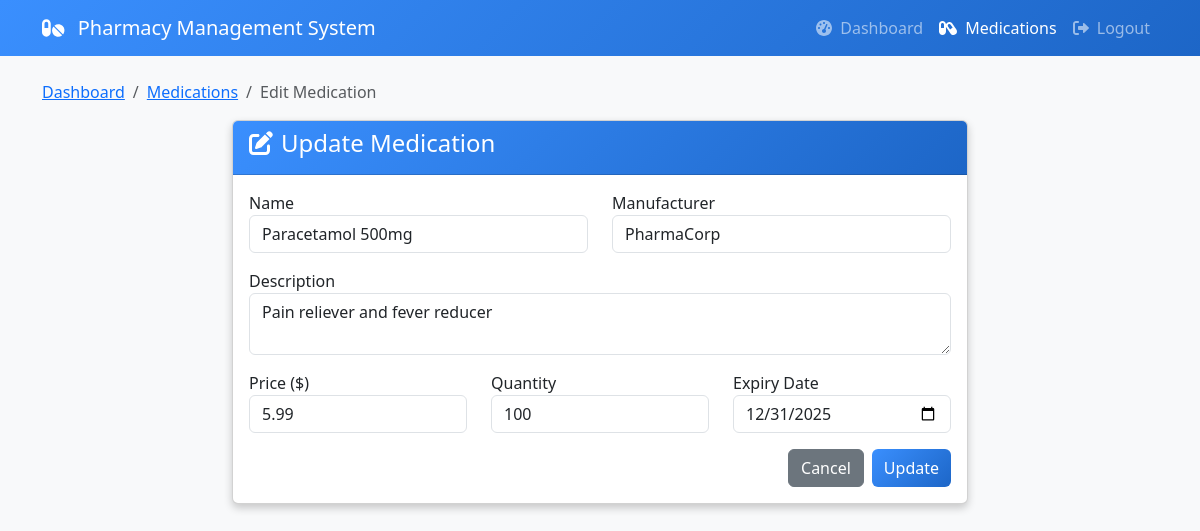
Page /edit_medication.php?id=1 (signed in) on the committed database.
### tables this page shows
CREATE TABLE IF NOT EXISTS medications (
    id INT NOT NULL PRIMARY KEY AUTO_INCREMENT,
    name VARCHAR(100) NOT NULL,
    description TEXT NOT NULL,
    price DECIMAL(10,2) NOT NULL,
    quantity INT NOT NULL,
    manufacturer VARCHAR(100) NOT NULL,
    expiry_date DATE NOT NULL,
    created_at DATETIME DEFAULT CURRENT_TIMESTAMP
);

### edit_medication.php (the view, shortened to what this page needs)
<?php
require_once "config.php";
$name = $description = $price = $quantity = $manufacturer = $expiry_date = "";
$name_err = $description_err = $price_err = $quantity_err = $manufacturer_err = $expiry_date_err = "";
if(isset($_POST["id"]) && !empty($_POST["id"])){
    $id = $_POST["id"];
    $input_name = trim($_POST["name"]);
    if(empty($input_name)){
        $name_err = "Please enter a medication name.";
    } else{
        $name = $input_name;
    }
    $input_description = trim($_POST["description"]);
    if(empty($input_description)){
        $description_err = "Please enter a description.";
    } else{
        $description = $input_description;
    }
    $input_price = trim($_POST["price"]);
    if(empty($input_price)){
        $price_err = "Please enter the price.";
    } elseif(!is_numeric($input_price) || $input_price <= 0){
        $price_err = "Please enter a positive number.";
    } else{
        $price = $input_price;
    }
    $input_quantity = trim($_POST["quantity"]);
    if(empty($input_quantity)){
        $quantity_err = "Please enter the quantity.";
    } elseif(!ctype_digit($input_quantity) || $input_quantity < 0){
        $quantity_err = "Please enter a non-negative integer.";
    } else{
        $quantity = $input_quantity;
    }
    $input_manufacturer = trim($_POST["manufacturer"]);
    if(empty($input_manufacturer)){
        $manufacturer_err = "Please enter the manufacturer.";
    } else{
        $manufacturer = $input_manufacturer;
    }
    $input_expiry_date = trim($_POST["expiry_date"]);
    if(empty($input_expiry_date)){
        $expiry_date_err = "Please enter an expiry date.";
    } else{
        $expiry_date = $input_expiry_date;
    }
    if(empty($name_err) && empty($description_err) && empty($price_err) && empty($quantity_err) && empty($manufacturer_err) && empty($expiry_date_err)){
        $sql = "UPDATE medications SET name=:name, description=:description, price=:price, quantity=:quantity, manufacturer=:manufacturer, expiry_date=:expiry_date WHERE id=:id";
        if($stmt = $pdo->prepare($sql)){
            $stmt->bindParam(":name", $param_name);
            $stmt->bindParam(":description", $param_description);
            $stmt->bindParam(":price", $param_price);
            $stmt->bindParam(":quantity", $param_quantity);
            $stmt->bindParam(":manufacturer", $param_manufacturer);
            $stmt->bindParam(":expiry_date", $param_expiry_date);
            $stmt->bindParam(":id", $param_id);
            $param_name = $name;
            $param_description = $description;
            $param_price = $price;
            $param_quantity = $quantity;
            $param_manufacturer = $manufacturer;
            $param_expiry_date = $expiry_date;
            $param_id = $id;
            if($stmt->execute()){
                header("location: medications.php");
                exit();
            } else{
                echo "Oops! Something went wrong. Please try again later.";
            }
        }
        unset($stmt);
    }
} else{
    if(isset($_GET["id"]) && !empty(trim($_GET["id"]))){
        $sql = "SELECT * FROM medications WHERE id = :id";
        if($stmt = $pdo->prepare($sql)){
            $stmt->bindParam(":id", $param_id);
            if($stmt->execute()){
                if($stmt->rowCount() == 1){
                    $row = $stmt->fetch(PDO::FETCH_ASSOC);
                    $name = $row["name"];
                    $description = $row["description"];
                    $price = $row["price"];
                    $quantity = $row["quantity"];
                    $manufacturer = $row["manufacturer"];
                    $expiry_date = $row["expiry_date"];
                } else{
                    header("location: error.php");
                    exit();
                }
            } else{
                echo "Oops! Something went wrong. Please try again later.";
            }
        }
    } else{
        header("location: error.php");
        exit();
    }
}
?>
<!DOCTYPE html>
<html lang="en">
<head>
    <link rel="stylesheet" href="https://cdnjs.cloudflare.com/ajax/libs/bootstrap/5.3.0/css/bootstrap.min.css">
</head>
<body class="bg-light">
    <nav class="navbar navbar-expand-lg navbar-dark bg-primary">
        <div class="container">
            <a class="navbar-brand" href="#">
                <i class="fas fa-pills me-2"></i>
                Pharmacy Management System
            </a>
            <div class="collapse navbar-collapse" id="navbarNav">
                <ul class="navbar-nav ms-auto">
                    <li class="nav-item">
                        <a class="nav-link" href="dashboard.php">
                            <i class="fas fa-tachometer-alt me-1"></i> Dashboard
                        </a>
                    </li>
                    <li class="nav-item">
                        <a class="nav-link active" href="medications.php">
                            <i class="fas fa-capsules me-1"></i> Medications
                        </a>
                    </li>
                    <li class="nav-item">
                        <a class="nav-link" href="logout.php">
                            <i class="fas fa-sign-out-alt me-1"></i> Logout
                        </a>
                    </li>
                </ul>
            </div>
        </div>
    </nav>
    <div class="container mt-4">
        <nav aria-label="breadcrumb">
            <ol class="breadcrumb">
                <li class="breadcrumb-item"><a href="dashboard.php">Dashboard</a></li>
                <li class="breadcrumb-item"><a href="medications.php">Medications</a></li>
                <li class="breadcrumb-item active" aria-current="page">Edit Medication</li>
            </ol>
        </nav>
        <div class="row justify-content-center">
            <div class="col-md-8">
                <div class="card">
                    <div class="card-header bg-primary text-white">
                        <h4><i class="fas fa-edit me-2"></i>Update Medication</h4>
                    </div>
                    <div class="card-body">
                        <form action="<?php echo htmlspecialchars($_SERVER["PHP_SELF"]); ?>" method="post">
                            <div class="row mb-3">
                                <div class="col-md-6">
                                    <div class="form-group">
                                        <label>Name</label>
                                        <input type="text" name="name" class="form-control <?php echo (!empty($name_err)) ? 'is-invalid' : ''; ?>" value="<?php echo $name; ?>">
                                    </div>
                                </div>
                                <div class="col-md-6">
                                    <div class="form-group">
                                        <label>Manufacturer</label>
                                        <input type="text" name="manufacturer" class="form-control <?php echo (!empty($manufacturer_err)) ? 'is-invalid' : ''; ?>" value="<?php echo $manufacturer; ?>">
                                    </div>
                                </div>
                            </div>
                            <div class="form-group mb-3">
                                <label>Description</label>
                                <textarea name="description" class="form-control <?php echo (!empty($description_err)) ? 'is-invalid' : ''; ?>"><?php echo $description; ?></textarea>
                            </div>
                            <div class="row mb-3">
                                <div class="col-md-4">
                                    <div class="form-group">
                                        <label>Price ($)</label>
                                        <input type="text" name="price" class="form-control <?php echo (!empty($price_err)) ? 'is-invalid' : ''; ?>" value="<?php echo $price; ?>">
                                    </div>
                                </div>
                                <div class="col-md-4">
                                    <div class="form-group">
                                        <label>Quantity</label>
                                        <input type="text" name="quantity" class="form-control <?php echo (!empty($quantity_err)) ? 'is-invalid' : ''; ?>" value="<?php echo $quantity; ?>">
                                    </div>
                                </div>
                                <div class="col-md-4">
                                    <div class="form-group">
                                        <label>Expiry Date</label>
                                        <input type="date" name="expiry_date" class="form-control <?php echo (!empty($expiry_date_err)) ? 'is-invalid' : ''; ?>" value="<?php echo $expiry_date; ?>">
                                    </div>
                                </div>
                            </div>
                            <div class="d-flex justify-content-end mt-3">
                                <a href="medications.php" class="btn btn-secondary me-2">Cancel</a>
                                <input type="submit" class="btn btn-primary" value="Update">
                            </div>
                        </form>
                    </div>
                </div>
            </div>
        </div>
    </div>
</body>
</html>

### edit_medication.php (style rules this page uses)
.card { box-shadow: 0 4px 8px 0 rgba(0,0,0,0.2); transition: 0.3s; }
.bg-primary { background: linear-gradient(135deg, #3a8ffe 0%, #1d66c7 100%) !important; }
.btn-primary { background: linear-gradient(135deg, #3a8ffe 0%, #1d66c7 100%) !important; border: none !important; }

### rows in the picture
medications: name "Paracetamol 500mg", manufacturer "PharmaCorp", description "Pain reliever and fever reducer", price "5.99", quantity "100", expiry_date "12/31/2025"
